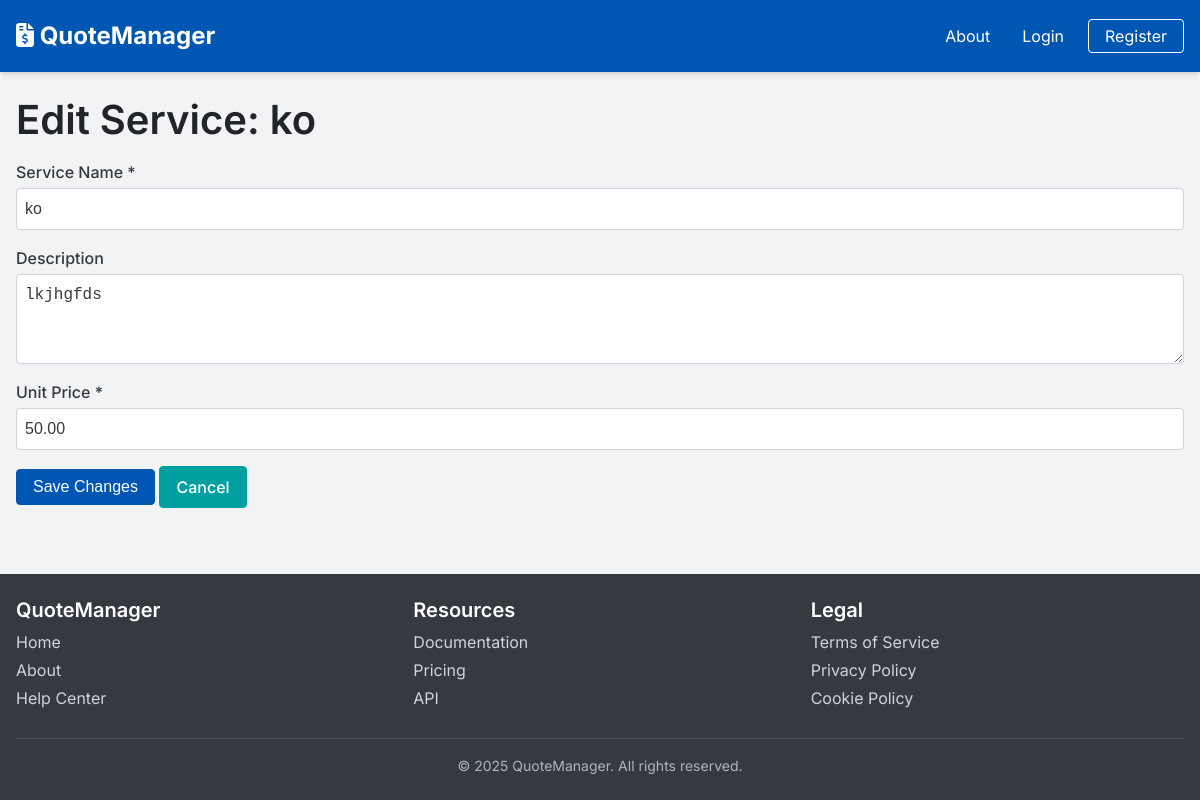
The app's page /api/services/1/edit/ with its own data.
### quotes/models.py (models this page shows, shortened)
class Service(models.Model):
    name = models.CharField(max_length=255)
    description = models.TextField(blank=True)
    unit_price = models.DecimalField(max_digits=10, decimal_places=2)
    created_at = models.DateTimeField(auto_now_add=True)
    updated_at = models.DateTimeField(auto_now=True)

### quotes/views.py (the view, shortened to what this page needs)
# urls.py: path('services/<int:service_id>/edit/', views.edit_service_page, name='edit-service-page'),
def edit_service_page(request, service_id):
    service = get_object_or_404(Service, id=service_id)
    return render(request, 'admin/edit_service.html', {'service': service})

### templates/admin/edit_service.html (shortened to what this page needs)
{% extends 'base.html' %}
{% block content %}
<div class="admin-edit-service-page">
    <h1>Edit Service: {{ service.name }}</h1>
    <form action="{% url 'edit-service-page' service.id %}" method="post" data-validate>
        <div class="form-group">
            <label for="name" class="form-label">Service Name *</label>
            <input type="text" name="name" id="name" class="form-control" value="{{ service.name }}" required>
        </div>
        <div class="form-group">
            <label for="description" class="form-label">Description</label>
            <textarea name="description" id="description" class="form-control" rows="3">{{ service.description }}</textarea>
        </div>
        <div class="form-group">
            <label for="unit_price" class="form-label">Unit Price *</label>
            <input type="number" step="0.01" min="0" name="unit_price" id="unit_price" class="form-control" value="{{ service.unit_price }}" required>
        </div>
        <button type="submit" class="btn btn-primary">Save Changes</button>
        <a href="{% url 'admin_services' %}" class="btn btn-secondary">Cancel</a>
    </form>
</div>
{% endblock %}

### records on screen
Service: name "ko", description "lkjhgfds", unit_price "50.00"
